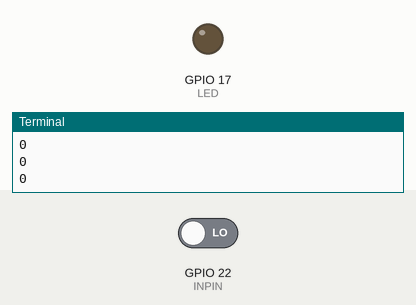
Recording of a program running on a simulated Raspberry Pi (BCM pin numbers). On the bench: output pins drawn as LEDs (lit = HIGH), the last lines printed to the terminal. Inputs (shaded band) come from the test bench; at power-on: GPIO 22 (INPIN) LOW.

Above: at 1.2 s.
1.3 s: GPIO 22 (INPIN) driven HIGH
At 2.6 s:
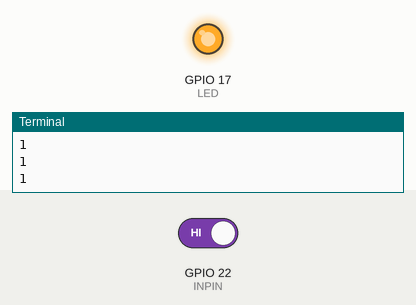
3.0 s: GPIO 22 (INPIN) driven LOW
At 3.8 s:
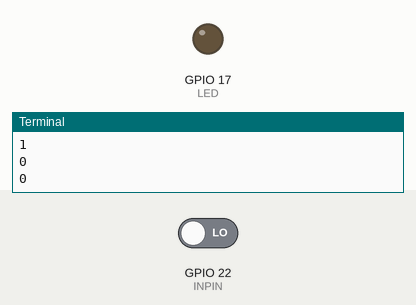
Timing chart, 0 to 6.0 s (numbered marks = the images above; inputs shaded):
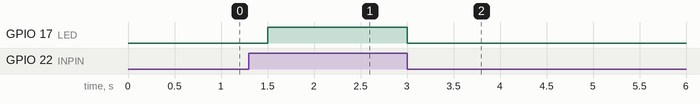

Measured:
- after the input at 1.3 s, GPIO 17 (LED): LOW → HIGH after 0.20 s
- after the input at 3.0 s, GPIO 17 (LED): HIGH → LOW at once

The program:

ledonswitch.py
```python
import lgpio
import time

LED = 17
INPIN = 22

h = lgpio.gpiochip_open(0)
lgpio.gpio_claim_input(h, INPIN)
lgpio.gpio_claim_output(h, LED)

try:
	while True:
		if lgpio.gpio_read(h, INPIN) > 0:
			print("1")
			lgpio.gpio_write(h, LED, 1)
		else:
			print("0")
			lgpio.gpio_write(h, LED, 0)
		time.sleep(0.5)

except KeyboardInterrupt:
	lgpio.gpio_write(h, LED, 0)
	lgpio.gpio_free(h, LED)
	lgpio.gpio_free(h, INPIN)
	lgpio.gpiochip_close(h)
```
